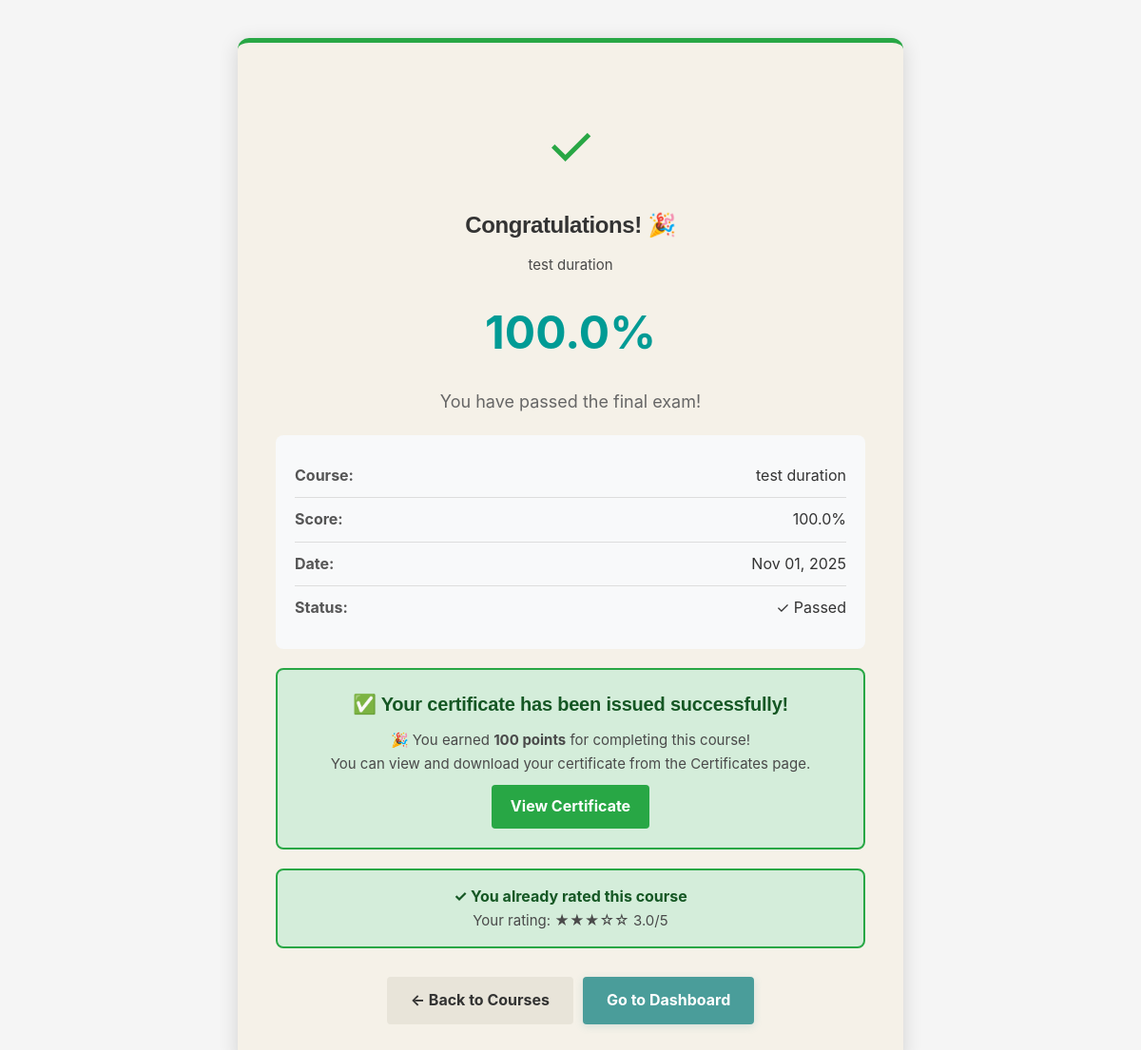
The page /pages/trainee/exam-result.php?course_id=167 (signed in) on the database its author committed.
### tables this page shows
CREATE TABLE `exam_results` (
  `result_id` int(11) NOT NULL,
  `user_id` int(11) NOT NULL,
  `course_id` int(11) NOT NULL,
  `total_questions` int(11) DEFAULT NULL,
  `correct_answers` int(11) DEFAULT NULL,
  `score_percentage` decimal(5,2) DEFAULT NULL,
  `passed` tinyint(1) DEFAULT NULL,
  `attempted_at` timestamp NOT NULL DEFAULT current_timestamp()
);

CREATE TABLE `courses` (
  `course_id` int(11) NOT NULL,
  `course_name` varchar(200) NOT NULL,
  `course_code` varchar(50) DEFAULT NULL,
  `instructor_id` int(11) DEFAULT NULL,
  `description` text DEFAULT NULL,
  `instructor_name` varchar(100) DEFAULT NULL,
  `difficulty` varchar(20) DEFAULT NULL,
  `duration_hours` int(11) DEFAULT NULL,
  `thumbnail_url` varchar(255) DEFAULT NULL,
  `rating` decimal(3,1) DEFAULT NULL,
  `total_ratings` int(11) DEFAULT 0,
  `category` varchar(100) DEFAULT NULL,
  `is_recommended` tinyint(1) DEFAULT 0,
  `created_at` timestamp NOT NULL DEFAULT current_timestamp()
);

CREATE TABLE `course_ratings` (
  `rating_id` int(11) NOT NULL,
  `user_id` int(11) NOT NULL,
  `course_id` int(11) NOT NULL,
  `rating_value` decimal(2,1) NOT NULL DEFAULT 0.0,
  `review_text` text DEFAULT NULL,
  `created_at` timestamp NOT NULL DEFAULT current_timestamp(),
  `updated_at` timestamp NOT NULL DEFAULT current_timestamp() ON UPDATE current_timestamp()
);

### pages/trainee/exam-result.php (the view, shortened to what this page needs)
<?php
$user_id = $_SESSION['user_id'];
$pdo = getDBConnection();
$course_id = $_GET['course_id'] ?? null;
$stmt = $pdo->prepare(" SELECT * FROM exam_results WHERE user_id = ? AND course_id = ? ORDER BY attempted_at DESC LIMIT 1 ");
$stmt->execute([$user_id, $course_id]);
$result = $stmt->fetch();
$stmt = $pdo->prepare("SELECT * FROM courses WHERE course_id = ?");
$stmt->execute([$course_id]);
$course = $stmt->fetch();
$certificate = null;
if ($result['passed']) {
    $stmt = $pdo->prepare(" SELECT * FROM user_certificates WHERE user_id = ? AND course_id = ? LIMIT 1 ");
    $stmt->execute([$user_id, $course_id]);
    $certificate = $stmt->fetch();
}
$stmt = $pdo->prepare("
    SELECT rating_id, rating_value FROM course_ratings
    WHERE user_id = ? AND course_id = ?
");
$stmt->execute([$user_id, $course_id]);
$existing_rating = $stmt->fetch();
$status_class = $result['passed'] ? 'success' : 'fail';
$status_icon = $result['passed'] ? '✓' : '✗';
?>
<!DOCTYPE html>
<html lang="en">
<head>
    <link rel="stylesheet" href="../../assets/css/dashboard.css">
</head>
<body>
    <div class="exam-result-wrapper">
        <div class="result-card result-status <?php echo $status_class; ?>">
            <div class="status-icon <?php echo $status_class; ?>">
                <?php echo $status_icon; ?>
            </div>
            <div class="result-header">
                <h2><?php echo $result['passed'] ? 'Congratulations! 🎉' : 'Result'; ?></h2>
                <p><?php echo htmlspecialchars($course['course_name']); ?></p>
            </div>
            <div class="result-score">
                <?php echo number_format($result['score_percentage'], 1); ?>%
            </div>
            <div class="result-message">
                <?php
                if ($result['passed']) {
                    echo "You have passed the final exam!";
                } else {
                    echo "You need at least 75% to pass and earn a certificate. Try again!";
                }
                ?>
            </div>
            <div class="result-details">
                <div class="detail-row">
                    <span class="detail-label">Course:</span>
                    <span class="detail-value"><?php echo htmlspecialchars($course['course_name']); ?></span>
                </div>
                <div class="detail-row">
                    <span class="detail-label">Score:</span>
                    <span class="detail-value"><?php echo number_format($result['score_percentage'], 1); ?>%</span>
                </div>
                <div class="detail-row">
                    <span class="detail-label">Date:</span>
                    <span class="detail-value"><?php echo date('M d, Y', strtotime($result['attempted_at'])); ?></span>
                </div>
                <div class="detail-row">
                    <span class="detail-label">Status:</span>
                    <span class="detail-value"><?php echo $result['passed'] ? '✓ Passed' : '✗ Failed'; ?></span>
                </div>
            </div>
            <?php if ($result['passed'] && $certificate): ?>
                <div class="certificate-section">
                    <h3>✅ Your certificate has been issued successfully!</h3>
                    <p>🎉 You earned <strong>100 points</strong> for completing this course!</p>
                    <p>You can view and download your certificate from the Certificates page.</p>
                    <a href="certificates.php" class="certificate-btn">View Certificate</a>
                </div>
            <?php endif; ?>
            <?php if ($result['passed']): ?>
                <?php if (!$existing_rating): ?>
                    <div class="rating-section">
                        <h3>⭐ Rate This Course</h3>
                        <p>Help us improve! Please rate your experience with this course.</p>
                        <button class="rating-btn" onclick="openRatingModal()">
                            ⭐ Give Rating
                        </button>
                    </div>
                <?php else: ?>
                    <div class="already-rated">
                        <strong>✓ You already rated this course</strong>
                        <p>Your rating: <?php
                            for ($i = 0; $i < 5; $i++) {
                                echo ($i < (int)$existing_rating['rating_value']) ? '★' : '☆';
                            }
                            echo ' ' . $existing_rating['rating_value'] . '/5';
                        ?></p>
                    </div>
                <?php endif; ?>
            <?php endif; ?>
            <div class="button-group">
                <a href="my-courses.php" class="btn-secondary">← Back to Courses</a>
                <a href="../../dashboard/trainee/" class="btn-primary">Go to Dashboard</a>
            </div>
        </div>
    </div>
</body>
</html>

### assets/css/dashboard.css (style rules this page uses)
* { margin: 0; padding: 0; box-sizing: border-box; }
:root { --primary: #1A1A1A; --primary-dark: #000000; --text-primary: #1A1A1A; --text-secondary: #4A4A4A; --text-muted: #6B6B6B; --bg-primary: #F5F1E8; --bg-secondary: #FFFFFF; --bg-card: #FDFCFA; --border-color: #E8E4D9; --accent-primary: #6B5B95; --accent-secondary: #009B95; --accent-orange: #F59E0B; --accent-red: #EF4444; --accent-green: #10B981; --accent-blue: #3B82F6; --shadow-xs: 0 1px 2px rgba(0, 0, 0, 0.02); --shadow-sm: 0 1px 3px rgba(0, 0, 0, 0.05), 0 1px 2px rgba(0, 0, 0, 0.03); --shadow-md: 0 4px 6px rgba(0, 0, 0, 0.07), 0 2px 4px rgba(0, 0, 0, 0.05); --shadow-lg: 0 10px 15px rgba(0, 0, 0, 0.1), 0 4px 6px rgba(0, 0, 0, 0.05); --shadow-xl: 0 20px 25px rgba(0, 0, 0, 0.1), 0 10px 10px rgba(0, 0, 0, 0.04); --transition-fast: 150ms cubic-bezier(0.4, 0, 0.2, 1); --transition-base: 250ms cubic-bezier(0.4, 0, 0.2, 1); --transition-slow: 350ms cubic-bezier(0.4, 0, 0.2, 1); }
html { scroll-behavior: smooth; }
body { font-family: 'Inter', -apple-system, BlinkMacSystemFont, 'Segoe UI', sans-serif; background: var(--bg-primary); color: var(--text-primary); line-height: 1.6; display: flex; height: 100vh; overflow: hidden; }
h2 { font-family: 'Poppins', sans-serif; font-size: 1.75rem; font-weight: 700; letter-spacing: -0.4px; line-height: 1.3; }
h3 { font-family: 'Poppins', sans-serif; font-size: 1.25rem; font-weight: 600; letter-spacing: -0.2px; }
p { font-size: 0.9375rem; line-height: 1.65; color: var(--text-secondary); }
button, .btn-primary, .btn-filter, input[type="submit"] { background-color: #40918e !important; color: white !important; }
div { background-color: unset; }
div.card, div.stat-box, div[class*="card"], div[class*="box"] { background-color: var(--bg-primary) !important; }
.btn-primary { background: #4a9d9a !important; color: white !important; border: none; padding: 12px 28px; border-radius: 8px; font-weight: 700; font-size: 14px; cursor: pointer; transition: all 0.3s ease; display: flex; align-items: center; gap: 8px; white-space: nowrap; box-shadow: 0 2px 8px rgba(74, 157, 154, 0.2); }

### pages/trainee/exam-result.php (style rules this page uses)
* { margin: 0; padding: 0; box-sizing: border-box; }
body { margin: 0 !important; padding: 0 !important; overflow-y: auto !important; overflow-x: hidden !important; min-height: 100vh; background: #f5f5f5 !important; scroll-behavior: smooth; }
.exam-result-wrapper { display: flex !important; justify-content: center !important; align-items: flex-start !important; min-height: 100vh; width: 100%; padding: 40px 20px; box-sizing: border-box; }
.result-card { background: white; border-radius: 12px; padding: 40px; box-shadow: 0 4px 20px rgba(0,0,0,0.15); max-width: 700px; width: 100%; text-align: center; margin: 0 auto !important; }
.result-status.success { border-top: 5px solid #28a745; }
.status-icon { font-size: 60px; margin: 20px 0; }
.status-icon.success { color: #28a745; }
.result-header h2 { font-size: 24px; margin: 15px 0; color: #333; }
.result-score { font-size: 48px; font-weight: bold; color: #009B95; margin: 20px 0; }
.result-message { font-size: 18px; color: #666; margin: 15px 0; }
.result-details { background: #f8f9fa; border-radius: 8px; padding: 20px; margin: 20px 0; text-align: left; }
.detail-row { display: flex; justify-content: space-between; padding: 10px 0; border-bottom: 1px solid #ddd; }
.detail-row:last-child { border-bottom: none; }
.detail-label { font-weight: bold; color: #555; }
.detail-value { color: #333; }
.certificate-section { background: #d4edda; border: 2px solid #28a745; border-radius: 8px; padding: 20px; margin: 20px 0; color: #155724; }
.certificate-section h3 { margin: 0 0 10px 0; }
.certificate-btn { display: inline-block; background: #28a745; color: white; padding: 10px 20px; border-radius: 4px; text-decoration: none; font-weight: bold; margin-top: 10px; }
.already-rated { background: #d4edda; border: 2px solid #28a745; border-radius: 8px; padding: 15px; margin: 20px 0; color: #155724; }
.button-group { display: flex; gap: 10px; margin-top: 30px; justify-content: center; }
.btn-primary, .btn-secondary { padding: 12px 25px; border-radius: 4px; text-decoration: none; font-weight: bold; border: none; cursor: pointer; font-size: 16px; transition: all 0.3s ease; }
.btn-primary { background: #009B95; color: white; }
.btn-secondary { background: #e8e4d9; color: #333; }

### rows shown on the page
exam_results: passed "✓", score_percentage "100.0", attempted_at "Nov 01, 2025"
courses: course_name "test duration"
course_ratings: rating_value "3.0"
